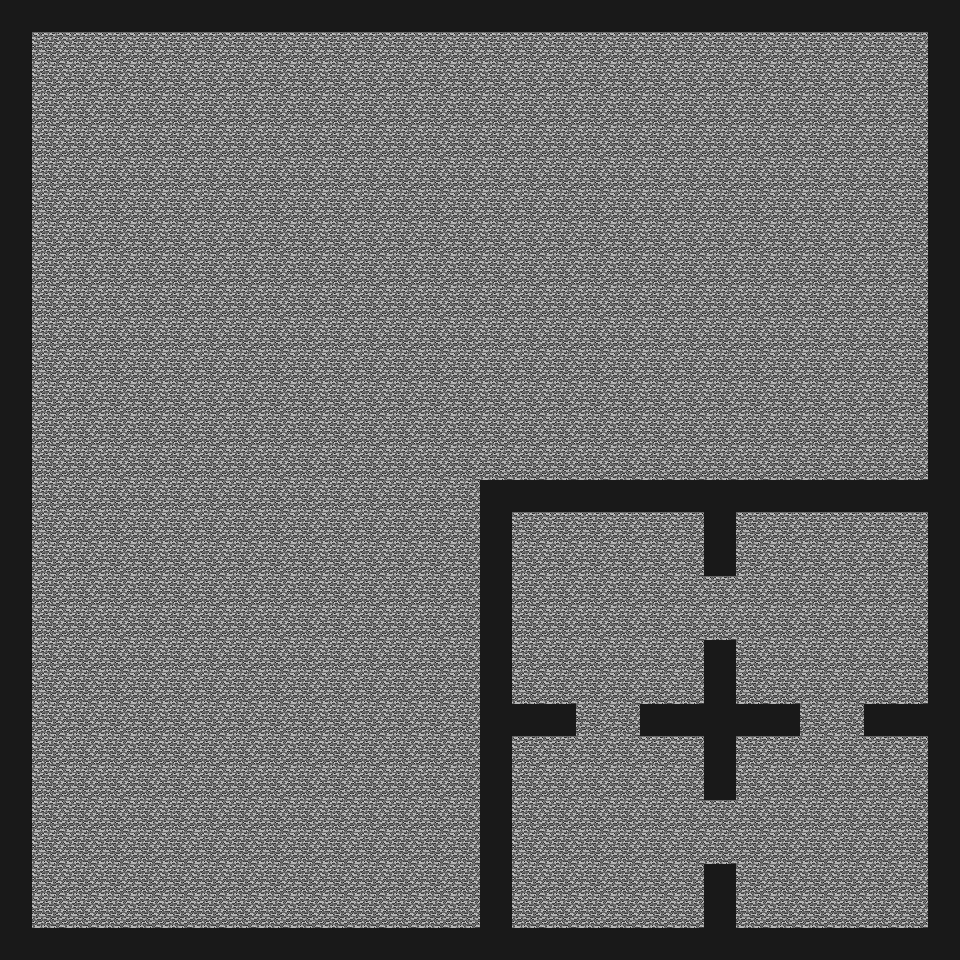

A 2D game scene composited from a Tiled map and its tileset images. What follows is a short description and the map's XML, with each tile layer's data collapsed to a summary:
An orthogonal 30x30 tile map with 32x32 px tiles, 2 tile layers (Background, Collision), 2 tilesets and 5 objects (3x Stairs, 2x Spawn).

<map version="1.0" orientation="orthogonal" width="30" height="30" tilewidth="32" tileheight="32">
 <properties>
  <property name="Description" value="tower level 4" />
 </properties>
 <tileset firstgid="1" name="Collision" tilewidth="32" tileheight="32">
  <image source="../tileset/tileset.png" width="160" height="320" />
 </tileset>
 <tileset firstgid="51" name="Object" tilewidth="32" tileheight="32">
  <image source="../tileset/ObjectTiles.png" width="160" height="320" />
  <tile id="0">
   <properties>
    <property name="type" value="spawn" />
   </properties>
  </tile>
 </tileset>
 <layer name="Background" width="30" height="30">
  <data>[900 cells, 900 non-empty, 1 distinct tile ids]</data>
 </layer>
 <layer name="Collision" width="30" height="30">
  <data>[900 cells, 192 non-empty, 2 distinct tile ids]</data>
 </layer>
 <objectgroup name="Object Layer 1" width="30" height="30">
  <object type="Stairs" gid="56" x="288" y="64" width="32" height="32">
   <properties>
    <property name="NextLevel" value="nextlevel" />
    <property name="NextSpawn" value="nextspawn" />
   </properties>
  </object>
  <object name="StairsToDebug8_2" type="Stairs" gid="66" x="832" y="864" width="32" height="32">
   <properties>
    <property name="NextLevel" value="Debug8.tmx" />
    <property name="NextSpawn" value="FromDebug9_1" />
   </properties>
  </object>
  <object name="FromDebug8_2" type="Spawn" gid="52" x="832" y="832" width="32" height="32" />
  <object name="StairsToDebug10_1" type="Stairs" gid="61" x="576" y="576" width="32" height="32">
   <properties>
    <property name="NextLevel" value="Debug10.tmx" />
    <property name="NextSpawn" value="FromDebug9_2" />
   </properties>
  </object>
  <object name="FromDebug10_1" type="Spawn" gid="52" x="576" y="608" width="32" height="32" />
 </objectgroup>
</map>
